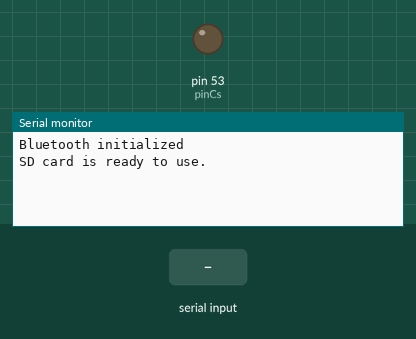
Bench run of a sketch on a simulated Arduino Mega 2560, built with avr-gcc and run on an emulated ATmega2560. Parts: output pins drawn as LEDs (lit = HIGH), the last lines printed to the serial monitor. Inputs (shaded band) come from the test bench. Storage starts empty.

Above: at 1.2 s.
1.3 s: "8" received over Serial
At 2.5 s:
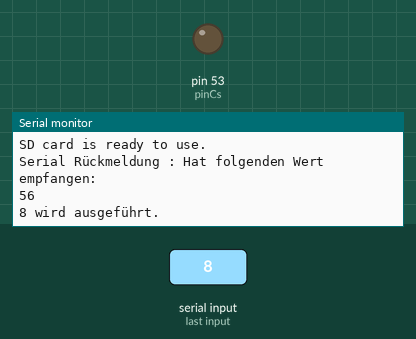
2.8 s: byte 97 (97) received over Serial
At 3.9 s:
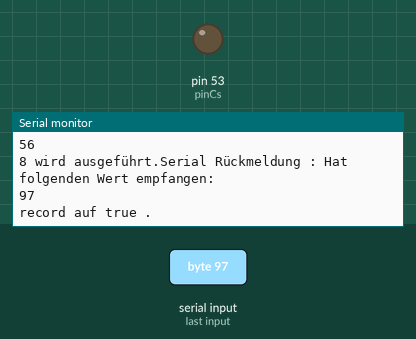
4.3 s: byte 98 (98) received over Serial
At 5.4 s:
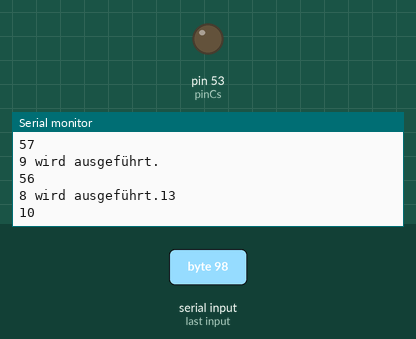
Timing chart, 0 to 7.3 s (numbered marks = the images above; inputs shaded):
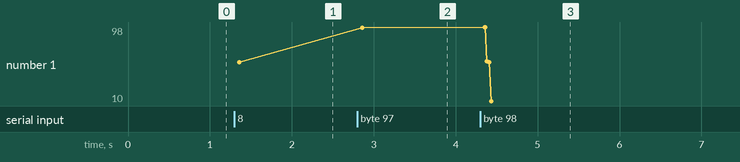

The sketch:

K_2SO_Sketch_mit_Record.ino
```cpp
#include <SD.h>

//#include <SoftwareSerial.h>
/*
     Steuerung :
    forward -> Vorwärts soll noch (1)
    back -> Rückwärts             (2)
    right -> Rechts               (3)
    left -> Links                 (4)
    stop -> STOP                  (0)
    faster -> Schneller           (8)
    slow -> Langsamer             (9)
    5,6,7 frei
    1 -> 49
    5 -> 53

    97 -> a
    98 -> b

    !!!!Meine SD-CARD muss auf 5V laufen!!!!
    5V  5V
    GND  GND
    MOSI  51
    MISO  50
    SCK  52
    CS   53


    wenn aus folgender Perspektive betrachtet : Von hinten(Batt.Pack) nach vorne
    MOTOR_R => Rechte Seite (a)
    MOTOR_L => Linke Seite  (b)

    Bluetooth


    Änderung Oliver 25.1.2017:
    Serial1 kann jetzt mit BT abgekürzt werden
    Software Serial gegen  Serial1 ausgetauscht
    Motor_a ,lastspeed_a,lastPhase,aPhase a -> r (Motor_r), b -> l (Motor_r)

     Änderung Oliver 01.02.2017:
    Hinzufügen von der Funktion void record(); Die Zuständig ist die Bluetooth-Befehle auf
    SD Karte zu loggen

 */

//SoftwareSerial BT(10,11); //[BT-Adapter TX 10, RX 11] Änderung

File myFile;

boolean record = false;

int pinCs = 53; // SD-card


int gotten_bt;
boolean steht = true;


void Route_record(int number)
{
  if(record == true)
  {
    myFile = SD.open("record.txt", FILE_WRITE);
    if(myFile)
    {
      if (number != 97)
      {
      myFile.println(number);
      //myFile.println(number);
      //myFile.print(",");
      myFile.close();
      Serial.println(number);
      }
    }else
    {
    Serial.println("error opening record.txt");
    }
  }
}

void Route_play()
{
  myFile = SD.open("record.txt");
  if(myFile)
  {
    Serial.println("Play Route...");
    while (myFile.available()) {
       int input_log = myFile.read();
       if(input_log != 44 || input_log != 10 || input_log != 13 || input_log != '\0')
       {
       Serial.println(input_log);
       Control(input_log);
       }
    }
  }
   myFile.close();
}

void setup()
{
  //Bluetooth initialisieren
  Serial.begin(9600);

  Serial.println("Bluetooth initialized");
  pinMode(pinCs, OUTPUT);
  // Test bt_input == 7;
  if(SD.begin(pinCs))
  {
    Serial.println("SD card is ready to use.");
  }else
  {

  Serial.println("SD card initialized failed");
  }
   //TEST bt_input == 5;
   //record();
}

void Control(int bt_input)
{
    if(bt_input == '8')
    {
        Serial.print("8 wird ausgeführt.");
    }
    if(bt_input == '9')
    {
      Serial.println("9 wird ausgeführt.");
    }


    if(bt_input == '1')
    {
      Serial.println("1 wird ausgeführt.");
    }
    if(bt_input == '2')
      {
        Serial.println("2 wird ausgeführt");
      }
        if(bt_input == '3')
        {
            Serial.println("3 wird ausgeführt.");
        }

          if(bt_input == '4')
          {
           Serial.println("4 wird ausgeführt.");
          }
}

void Notbremse()
{
  double pause = 0;
  pause = millis() + 400;
  Control('2');
  do{/* Platzhalter */}while(pause>millis());
  Control('0');
  Control('4');
  pause = millis() + 1350;
  do{/* Platzhalter */}while(pause>millis());
  Control('0');
}

void loop()
{
  if(Serial.available())
  {
    gotten_bt = Serial.read();
    Serial.println("Serial Rückmeldung : Hat folgenden Wert empfangen: ");
    Serial.println(gotten_bt);

    if(gotten_bt == 97)
    {
     if(record == false)
     {
      record = true;
      Serial.println("record auf true .");
     }else
     {
      record = false;
      Serial.println("record auf false. ");
     }
    }
    if (record == true)
     {
      Route_record(gotten_bt);
     }
    if(gotten_bt == 98)
    {
      Route_play();
    }


    Control(gotten_bt); //Fahrens
  }

}
```

Measured:
- after the input at 1.3 s, the serial monitor: prints a new line at once (image 1)
- after the input at 2.8 s, the serial monitor: prints a new line at once (image 2)
- after the input at 4.3 s, the serial monitor: prints a new line after 0.06 s (image 3)
- plotted number 1: 56 → 97 after the input at 2.8 s, 97 → 10 after the input at 4.3 s
